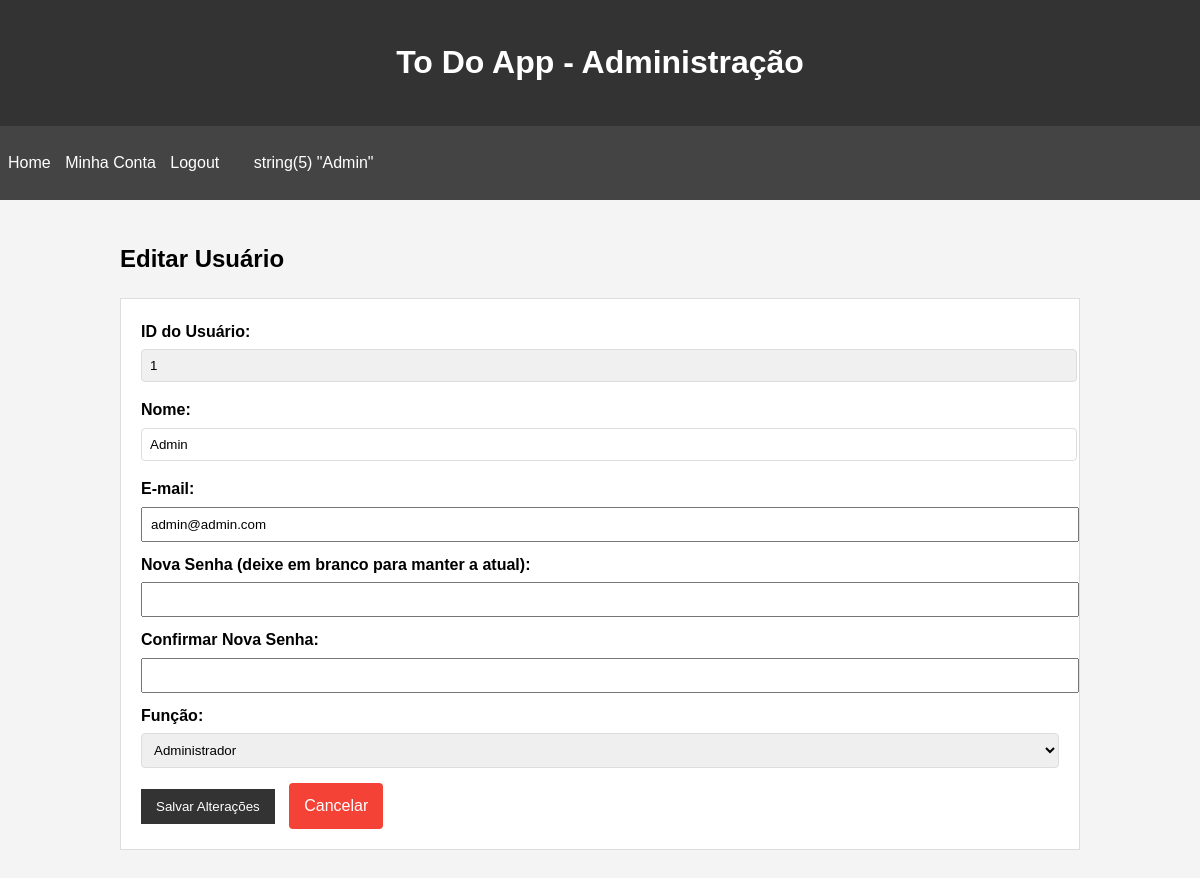
The page /editar-user?id=1 (signed in) on the database its author committed.
### tables this page shows
CREATE TABLE users (
        id INTEGER PRIMARY KEY AUTOINCREMENT,
        name VARCHAR(100) NOT NULL,
        email VARCHAR(100) NOT NULL UNIQUE,
        password VARCHAR(255) NOT NULL,
        is_admin BOOLEAN DEFAULT 0);

### src/Controller/UserController.php (called while the page is built, shortened)
<?php
class UserController
{
    private UserRepository $repository;
    public function __construct(UserRepository $repository)
    {
        $this->repository = $repository;
    }
    public function renderUpdatePg(): void
    {
        $id = $_GET['id'];
        $user = $this->repository->findById($id);
        require_once __DIR__ . "/../../view/edit-user.php";
    }
}

### src/Repository/UserRepository.php (called while the page is built, shortened)
<?php
class UserRepository
{
    private PDO $pdo;
    public function __construct(PDO $pdo)
    {
        $this->pdo = $pdo;
    }
    private function hydrateUser(array $data): User
    {
        $user = new User($data['name'], $data['email'], $data['password'], $data['is_admin']);
        $user->setId($data['id']);
        return $user;
    }
    public function findById(int $id)
    {
        $stmt = $this->pdo->prepare('
        SELECT * FROM users WHERE id = ?;
    ');
    $stmt->bindValue(1, $id);
    $stmt->execute();
    $user = $stmt->fetch(PDO::FETCH_ASSOC);
    return $this->hydrateUser($user);
    }
}

### src/Entity/User.php (called while the page is built, shortened)
<?php
class User
{
    public function __construct(string $name, string $email, ?string $password = null, int $is_admin = 0)
    {
        $this->name = $name;
        $this->email = $email;
        $this->is_admin = $is_admin;
    }
    public function setId(int $id)
    {
        $this->id = $id;
    }
}

### view/edit-user.php (the view, shortened to what this page needs)
    <?php include_once 'Includes/header.php'; ?>
    <main class="container">
        <h2>Editar Usuário</h2>
        <form method="post">
            <div>
                <label for="user-id">ID do Usuário:</label>
                <input type="text" id="user-id" name="user-id" value="<?= $user->id; ?>" readonly>
            </div>
            <div>
                <label for="name">Nome:</label>
                <input type="text" id="name" name="name" value="<?= $user->name; ?>" required>
            </div>
            <div>
                <label for="email">E-mail:</label>
                <input type="email" id="email" name="email" value="<?= $user->email; ?>" required>
            </div>
            <div>
                <label for="password">Nova Senha (deixe em branco para manter a atual):</label>
                <input type="password" id="password" name="password">
            </div>
            <div>
                <label for="confirm-password">Confirmar Nova Senha:</label>
                <input type="password" id="confirm-password" name="confirm_password">
            </div>
            <div>
                <label for="role">Função:</label>
                <select id="role" name="role" required>
                    <option value="admin" <?= $user->is_admin == 1 ? 'selected' : '';  ?>>Administrador</option>
                </select>
            </div>
            <div>
                <input type="submit" value="Salvar Alterações">
                <a href="/admin" class="button">Cancelar</a>
            </div>
        </form>
    </main>
</body>
</html>

### public/css/styles.css (style rules this page uses)
body { font-family: Arial, sans-serif; line-height: 1.6; margin: 0; padding: 0; background-color: #f4f4f4; }
.container { width: 80%; margin: auto; overflow: hidden; padding: 20px; }
form { background: #fff; border: 1px solid #ddd; padding: 20px; margin-bottom: 20px; }
input[type="text"], input[type="email"], input[type="password"], input[type="date"], select { width: 100%; padding: 8px; margin-bottom: 10px; }
input[type="submit"] { background: #333; color: #fff; padding: 10px 15px; border: none; cursor: pointer; }
label { display: block; margin-bottom: 5px; font-weight: bold; }
input[type="text"], input[type="date"], select { width: 100%; padding: 8px; margin-bottom: 15px; border: 1px solid #ddd; border-radius: 4px; }
input[readonly] { background-color: #f0f0f0; }
.button { display: inline-block; background-color: #f44336; color: white; padding: 10px 15px; text-align: center; text-decoration: none; border-radius: 4px; margin-left: 10px; }

### rows shown on the page
users: user-id "1", name "Admin", email "admin@admin.com", role "Administrador"
